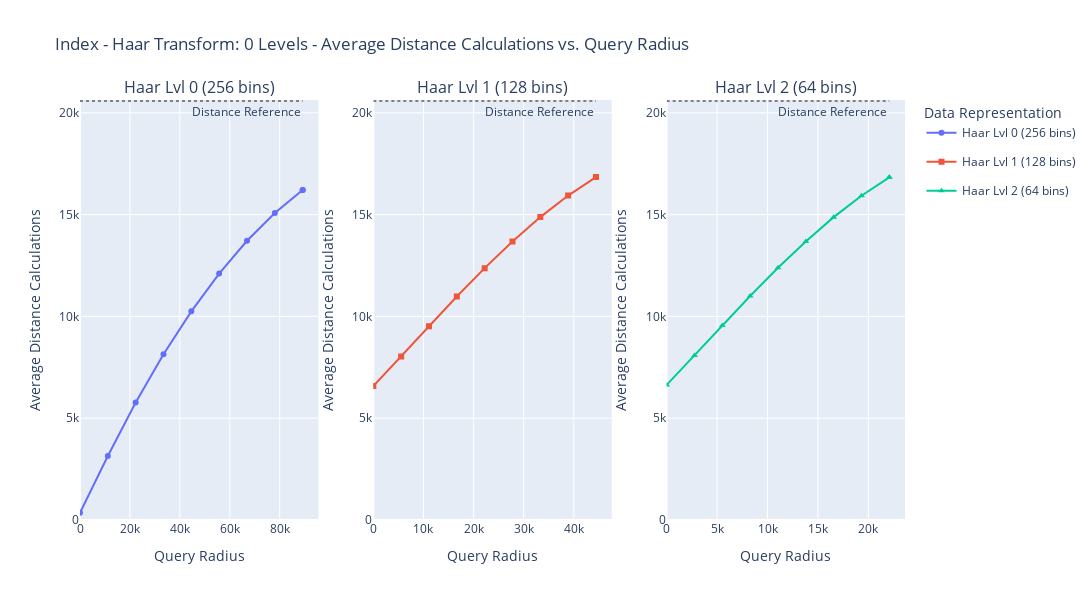

Write notebook code for a chart like this one.
### Code cell
# Block to ensure the DataFrame df exists and has the necessary columns
try:
    if 'df' not in locals() or not isinstance(df, pd.DataFrame): # Check if df exists
        print("DataFrame 'df' not found or invalid. Creating from 'all_data'...")
        flat_data_list = []
        for tree_key, tree_content in all_data.items():
            if not isinstance(tree_content, dict): continue # Skip invalid tree entries
            for data_key, data_content in tree_content.items():
                if not isinstance(data_content, dict): continue # Skip invalid data entries
                for radius_key, metrics in data_content.items():
                     # Ensure metrics is a dict before processing
                    if not isinstance(metrics, dict): continue # Skip invalid metric entries
                    record = metrics.copy()
                    record['tree'] = tree_key
                    record['data'] = data_key
                    # Ensure 'radius' exists or try to parse from key
                    if 'radius' not in record:
                        try:
                            record['radius'] = int(radius_key.split('-')[-1])
                        except (ValueError, IndexError):
                            record['radius'] = -1 # Assign default if parsing fails
                    flat_data_list.append(record)

        if not flat_data_list:
             raise ValueError("No valid data found in 'all_data' to create DataFrame.")

        df = pd.DataFrame(flat_data_list)
        numeric_cols = ['avg_time', 'disk_access', 'avg_dist_calc', 'avg_obj_result', 'radius']
        # Convert numeric columns, coercing errors to NaN
        for col in numeric_cols:
            if col in df.columns:
                df[col] = pd.to_numeric(df[col], errors='coerce')
            else:
                print(f"Warning: Column '{col}' not found in source data.")

        # Ensure 'radius' and 'avg_dist_calc' are not null for this specific plot type
        required_cols = ['radius', 'avg_dist_calc', 'tree', 'data']
        if not all(col in df.columns for col in required_cols):
             raise ValueError(f"DataFrame missing one or more required columns: {required_cols}")

        df.dropna(subset=['radius', 'avg_dist_calc'], inplace=True)
        # Filter out negative radius values that might have resulted from parsing errors
        df = df[df['radius'] >= 0].copy()
        print("DataFrame 'df' created/regenerated successfully.")
    else:
        print("DataFrame 'df' already exists. Skipping creation.")

except Exception as e:
    print(f"Error processing data to create DataFrame: {e}")
    df = pd.DataFrame() # Create an empty DataFrame to avoid later errors

# --- End of Loading and Preparation Block ---


# --- Mappings (English) ---
tree_title_map = {
    "tree-0": "Index - Haar Transform: 0 Levels",
    "tree-1": "Index - Haar Transform: 1 Level",
    "tree-2": "Index - Haar Transform: 2 Levels",
    # Add more if needed, but script filters for 0, 1, 2
}

data_label_map = {
    "data-0": "Haar Lvl 0 (256 bins)",
    "data-1": "Haar Lvl 1 (128 bins)",
    "data-2": "Haar Lvl 2 (64 bins)",
    "data-3": "Haar Lvl 3 (32 bins)",
    "data-4": "Haar Lvl 4 (16 bins)",
    "data-5": "Haar Lvl 5 (8 bins)",
    "data-6": "Haar Lvl 6 (4 bins)",
    "data-7": "Haar Lvl 7 (2 bins)",
    # Add more mappings if your data has more data-X keys
}

# --- Plot Generation: Average Distance Calculations vs. Radius (Subplots) ---
target_tree = 'tree-0' # Choose the tree to plot
target_data_keys = ['data-0', 'data-1', 'data-2'] # Choose data representations for subplots
horizontal_line_y = 20580
horizontal_line_label = "Distance Reference" # English label for annotation

# Define marker symbols for different traces within subplots
marker_symbols = ['circle', 'square', 'triangle-up', 'cross', 'diamond', 'star'] # Add more if needed

# Get the mapped title for the target tree
tree_title = tree_title_map.get(target_tree, target_tree) # Use mapped name or key if not found

print(f"\nGenerating Average Distance Calculations vs. Radius plots for {tree_title}...")

# 1. Check if DataFrame is valid and column 'avg_dist_calc' exists
if df.empty:
     print(f"Error: DataFrame 'df' is empty. Cannot generate plots.")
elif 'avg_dist_calc' not in df.columns:
    print(f"Error: Column 'avg_dist_calc' not found in the DataFrame.")
else:
    # Filter for the target tree first
    df_tree_filtered = df[df['tree'] == target_tree].copy()

    # 2. Pre-processing: Identify which target_data_keys have valid data for this tree
    plots_to_make = []
    valid_data_keys = [] # Store original keys ('data-0', etc.)
    subplot_titles = [] # Store mapped labels for titles

    for data_key in target_data_keys:
        # Select data for the specific data_key and drop rows where 'avg_dist_calc' is NaN
        df_plot = df_tree_filtered[df_tree_filtered['data'] == data_key].dropna(subset=['avg_dist_calc']).copy()

        # Only proceed if there's data left after filtering
        if not df_plot.empty:
            df_plot.sort_values(by='radius', inplace=True) # Sort by radius for line plot
            plots_to_make.append(df_plot)
            valid_data_keys.append(data_key)
            # Get the mapped label for the subplot title, default to original key if not found
            subplot_titles.append(data_label_map.get(data_key, data_key))

    # 3. Check if there are any valid plots to create
    num_plots = len(plots_to_make)
    if num_plots == 0:
        print(f"Warning: No valid data found for plotting 'avg_dist_calc' for keys {target_data_keys} in {tree_title}.")
    else:
        # 4. Create the figure with subplots, using mapped titles
        fig = make_subplots(rows=1, cols=num_plots,
                            subplot_titles=subplot_titles) # Use mapped labels here

        # 5. Add traces and shapes/annotations to each subplot
        for i, df_plot in enumerate(plots_to_make):
            col_num = i + 1
            original_data_key = valid_data_keys[i] # Original key ('data-0')
            mapped_data_label = subplot_titles[i] # Mapped label ('Haar Lvl 0 (256 bins)')
            # Select marker symbol based on the subplot index 'i'
            marker_symbol = marker_symbols[i % len(marker_symbols)]

            # 5.1 Add Main Data Trace (Average Distance Calculations) with unique marker
            fig.add_trace(
                go.Scatter(
                    x=df_plot['radius'],
                    y=df_plot['avg_dist_calc'],
                    mode='lines+markers',
                    name=mapped_data_label, # Use mapped label for legend entry
                    marker=dict(size=6, symbol=marker_symbol), # <<< APPLY UNIQUE MARKER
                    legendgroup=f'group{i}', # Assign a legend group per subplot trace
                    hovertemplate = ( # Custom hover text
                        f'<b>{mapped_data_label}</b><br>' +
                        'Radius: %{x}<br>' +
                        'Avg Dist Calc: %{y:.2f}<extra></extra>' # Format y-value
                    )
                ),
                row=1, col=col_num
            )

            # 5.2 Add Horizontal Reference Line using add_shape
            xmax_plot = df_plot['radius'].max() if not df_plot.empty else 0
            fig.add_shape(
                type="line",
                x0=0, y0=horizontal_line_y,
                x1=xmax_plot,
                y1=horizontal_line_y,
                line=dict(color="grey", width=2, dash="dot"),
                row=1, col=col_num # Associate shape with the subplot
            )

            # 5.3 Add Annotation for the Reference Line
            fig.add_annotation(
                text=horizontal_line_label, # Use defined English label
                align='right',
                x=xmax_plot, # Position annotation near the end of the line
                y=horizontal_line_y,
                xref=f"x{col_num}", # Reference subplot's x-axis
                yref=f"y{col_num}", # Reference subplot's y-axis
                showarrow=False,
                yshift=-10, # Shift below the line
                xanchor="right" # Anchor text to the right of the x coordinate
            )


        # 6. Update the overall figure layout
        fig.update_layout(
            title_text=f'{tree_title} - Average Distance Calculations vs. Query Radius', # Mapped Tree Title
            showlegend=True, # Show legend for the main traces
            legend_title_text="Data Representation",
            width=1200,  # Largura
            height=600
        )
        # Update axes titles and range for all subplots
        fig.update_xaxes(
            title_text='Query Radius', # English
            rangemode='tozero',
            row=1 # Apply to all x-axes in row 1
        )
        fig.update_yaxes(
            title_text='Average Distance Calculations', # English
            rangemode='tozero',
            row=1 # Apply to all y-axes in row 1
        )

        # 7. Show the figure
        fig.show()

print("\nEnd of Average Distance Calculations plot generation.")

### Figure 1 — Plotly figure (JSON) as saved in the notebook; plotly's stock layout.template omitted (floating-point values rounded to 4 significant figures)
{"data": [{"hovertemplate": "<b>Haar Lvl 0 (256 bins)</b><br>Radius: %{x}<br>Avg Dist Calc: %{y:.2f}<extra></extra>", "legendgroup": "group0", "marker": {"size": 6, "symbol": "circle"}, "mode": "lines+markers", "name": "Haar Lvl 0 (256 bins)", "type": "scatter", "x": [0, 11151, 22302, 33453, 44604, 55755, 66906, 78057, 89208, 89210], "xaxis": "x", "y": [358.4, 3144.0, 5771.0, 8141.0, 10250.0, 12100.0, 13720.0, 15080.0, 16210.0, 16210.0], "yaxis": "y"}, {"hovertemplate": "<b>Haar Lvl 1 (128 bins)</b><br>Radius: %{x}<br>Avg Dist Calc: %{y:.2f}<extra></extra>", "legendgroup": "group1", "marker": {"size": 6, "symbol": "square"}, "mode": "lines+markers", "name": "Haar Lvl 1 (128 bins)", "type": "scatter", "x": [0, 5552, 11104, 16656, 22208, 27760, 33312, 38864, 44416, 44423], "xaxis": "x2", "y": [6582.0, 8032.0, 9520.0, 10980.0, 12370.0, 13680.0, 14880.0, 15930.0, 16840.0, 16840.0], "yaxis": "y2"}, {"hovertemplate": "<b>Haar Lvl 2 (64 bins)</b><br>Radius: %{x}<br>Avg Dist Calc: %{y:.2f}<extra></extra>", "legendgroup": "group2", "marker": {"size": 6, "symbol": "triangle-up"}, "mode": "lines+markers", "name": "Haar Lvl 2 (64 bins)", "type": "scatter", "x": [0, 2760, 5520, 8280, 11040, 13800, 16560, 19320, 22080, 22081], "xaxis": "x3", "y": [6635.0, 8077.0, 9556.0, 11000.0, 12390.0, 13680.0, 14880.0, 15930.0, 16830.0, 16830.0], "yaxis": "y3"}], "layout": {"annotations": [{"font": {"size": 16}, "showarrow": false, "text": "Haar Lvl 0 (256 bins)", "x": 0.1444, "xanchor": "center", "xref": "paper", "y": 1, "yanchor": "bottom", "yref": "paper"}, {"font": {"size": 16}, "showarrow": false, "text": "Haar Lvl 1 (128 bins)", "x": 0.5, "xanchor": "center", "xref": "paper", "y": 1, "yanchor": "bottom", "yref": "paper"}, {"font": {"size": 16}, "showarrow": false, "text": "Haar Lvl 2 (64 bins)", "x": 0.8556, "xanchor": "center", "xref": "paper", "y": 1, "yanchor": "bottom", "yref": "paper"}, {"align": "right", "showarrow": false, "text": "Distance Reference", "x": 89210, "xanchor": "right", "xref": "x", "y": 20580, "yref": "y", "yshift": -10}, {"align": "right", "showarrow": false, "text": "Distance Reference", "x": 44423, "xanchor": "right", "xref": "x2", "y": 20580, "yref": "y2", "yshift": -10}, {"align": "right", "showarrow": false, "text": "Distance Reference", "x": 22081, "xanchor": "right", "xref": "x3", "y": 20580, "yref": "y3", "yshift": -10}], "height": 600, "legend": {"title": {"text": "Data Representation"}}, "shapes": [{"line": {"color": "grey", "dash": "dot", "width": 2}, "type": "line", "x0": 0, "x1": 89210, "xref": "x", "y0": 20580, "y1": 20580, "yref": "y"}, {"line": {"color": "grey", "dash": "dot", "width": 2}, "type": "line", "x0": 0, "x1": 44423, "xref": "x2", "y0": 20580, "y1": 20580, "yref": "y2"}, {"line": {"color": "grey", "dash": "dot", "width": 2}, "type": "line", "x0": 0, "x1": 22081, "xref": "x3", "y0": 20580, "y1": 20580, "yref": "y3"}], "showlegend": true, "title": {"text": "Index - Haar Transform: 0 Levels - Average Distance Calculations vs. Query Radius"}, "width": 1200, "xaxis": {"anchor": "y", "domain": [0, 0.2889], "rangemode": "tozero", "title": {"text": "Query Radius"}}, "xaxis2": {"anchor": "y2", "domain": [0.3556, 0.6444], "rangemode": "tozero", "title": {"text": "Query Radius"}}, "xaxis3": {"anchor": "y3", "domain": [0.7111, 1], "rangemode": "tozero", "title": {"text": "Query Radius"}}, "yaxis": {"anchor": "x", "domain": [0, 1], "rangemode": "tozero", "title": {"text": "Average Distance Calculations"}}, "yaxis2": {"anchor": "x2", "domain": [0, 1], "rangemode": "tozero", "title": {"text": "Average Distance Calculations"}}, "yaxis3": {"anchor": "x3", "domain": [0, 1], "rangemode": "tozero", "title": {"text": "Average Distance Calculations"}}}}
